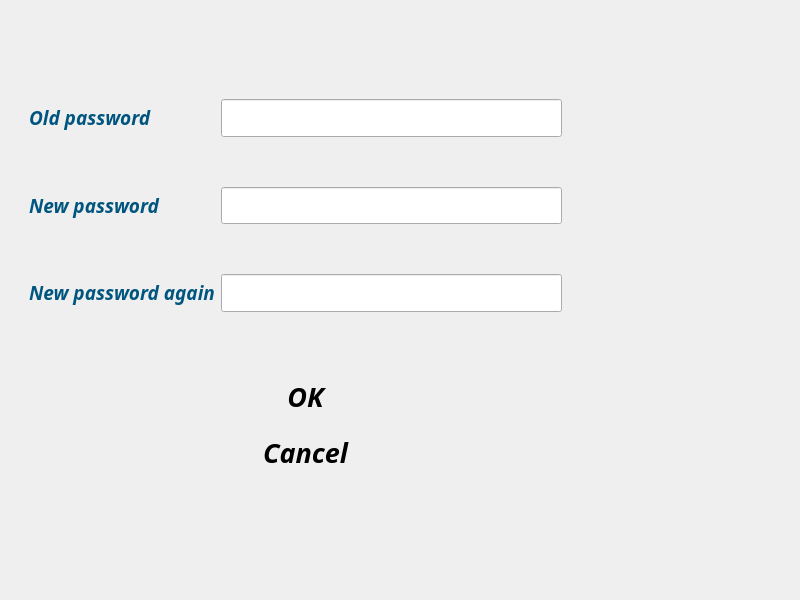
<?xml version="1.0" encoding="UTF-8"?>
<ui version="4.0">
 <class>Dialog</class>
 <widget class="QDialog" name="Dialog">
  <property name="geometry">
   <rect>
    <x>0</x>
    <y>0</y>
    <width>800</width>
    <height>600</height>
   </rect>
  </property>
  <property name="windowTitle">
   <string>Dialog</string>
  </property>
  <property name="styleSheet">
   <string notr="true">border-image: url(:/CrowdSourcing/Resources/pictures/zelda3.jpg);
</string>
  </property>
  <widget class="QFrame" name="formFrame">
   <property name="geometry">
    <rect>
     <x>20</x>
     <y>90</y>
     <width>551</width>
     <height>231</height>
    </rect>
   </property>
   <property name="styleSheet">
    <string notr="true">border-image: \*url();</string>
   </property>
   <layout class="QFormLayout" name="formLayout">
    <property name="verticalSpacing">
     <number>50</number>
    </property>
    <item row="0" column="0">
     <widget class="QLabel" name="label">
      <property name="font">
       <font>
        <family>Century Gothic</family>
        <pointsize>14</pointsize>
        <weight>75</weight>
        <italic>true</italic>
        <bold>true</bold>
       </font>
      </property>
      <property name="styleSheet">
       <string notr="true"/>
      </property>
      <property name="text">
       <string>&lt;html&gt;&lt;head/&gt;&lt;body&gt;&lt;p&gt;&lt;span style=&quot; color:#00557f;&quot;&gt;Old password&lt;/span&gt;&lt;/p&gt;&lt;/body&gt;&lt;/html&gt;</string>
      </property>
     </widget>
    </item>
    <item row="1" column="0">
     <widget class="QLabel" name="label_2">
      <property name="font">
       <font>
        <family>Century Gothic</family>
        <pointsize>14</pointsize>
        <weight>75</weight>
        <italic>true</italic>
        <bold>true</bold>
       </font>
      </property>
      <property name="styleSheet">
       <string notr="true"/>
      </property>
      <property name="text">
       <string>&lt;html&gt;&lt;head/&gt;&lt;body&gt;&lt;p&gt;&lt;span style=&quot; color:#00557f;&quot;&gt;New password&lt;/span&gt;&lt;/p&gt;&lt;/body&gt;&lt;/html&gt;</string>
      </property>
     </widget>
    </item>
    <item row="2" column="0">
     <widget class="QLabel" name="label_3">
      <property name="font">
       <font>
        <family>Century Gothic</family>
        <pointsize>14</pointsize>
        <weight>75</weight>
        <italic>true</italic>
        <bold>true</bold>
       </font>
      </property>
      <property name="styleSheet">
       <string notr="true"/>
      </property>
      <property name="text">
       <string>&lt;html&gt;&lt;head/&gt;&lt;body&gt;&lt;p&gt;&lt;span style=&quot; color:#00557f;&quot;&gt;New password again&lt;/span&gt;&lt;/p&gt;&lt;/body&gt;&lt;/html&gt;</string>
      </property>
     </widget>
    </item>
    <item row="0" column="1">
     <widget class="QLineEdit" name="lineEdit">
      <property name="font">
       <font>
        <family>Century Gothic</family>
        <pointsize>18</pointsize>
        <weight>50</weight>
        <bold>false</bold>
       </font>
      </property>
      <property name="text">
       <string/>
      </property>
      <property name="echoMode">
       <enum>QLineEdit::PasswordEchoOnEdit</enum>
      </property>
     </widget>
    </item>
    <item row="1" column="1">
     <widget class="QLineEdit" name="lineEdit_2">
      <property name="font">
       <font>
        <family>Century Gothic</family>
        <pointsize>18</pointsize>
        <weight>50</weight>
        <bold>false</bold>
       </font>
      </property>
      <property name="echoMode">
       <enum>QLineEdit::PasswordEchoOnEdit</enum>
      </property>
     </widget>
    </item>
    <item row="2" column="1">
     <widget class="QLineEdit" name="lineEdit_3">
      <property name="font">
       <font>
        <family>Century Gothic</family>
        <pointsize>18</pointsize>
        <weight>50</weight>
        <bold>false</bold>
       </font>
      </property>
      <property name="echoMode">
       <enum>QLineEdit::PasswordEchoOnEdit</enum>
      </property>
     </widget>
    </item>
   </layout>
  </widget>
  <widget class="QFrame" name="verticalFrame">
   <property name="geometry">
    <rect>
     <x>180</x>
     <y>360</y>
     <width>251</width>
     <height>131</height>
    </rect>
   </property>
   <property name="styleSheet">
    <string notr="true">border-image: \*url();</string>
   </property>
   <layout class="QVBoxLayout" name="verticalLayout">
    <item>
     <widget class="QPushButton" name="okButton_2">
      <property name="font">
       <font>
        <family>Century Gothic</family>
        <pointsize>20</pointsize>
        <weight>75</weight>
        <italic>true</italic>
        <bold>true</bold>
       </font>
      </property>
      <property name="styleSheet">
       <string notr="true">border-image: \*url();
color: rgb(255, 85, 0);</string>
      </property>
      <property name="text">
       <string>OK</string>
      </property>
      <property name="flat">
       <bool>true</bool>
      </property>
     </widget>
    </item>
    <item>
     <widget class="QPushButton" name="okButton_3">
      <property name="font">
       <font>
        <family>Century Gothic</family>
        <pointsize>20</pointsize>
        <weight>75</weight>
        <italic>true</italic>
        <bold>true</bold>
       </font>
      </property>
      <property name="styleSheet">
       <string notr="true">border-image: \*url();
color: rgb(85, 85, 127);</string>
      </property>
      <property name="text">
       <string>Cancel</string>
      </property>
      <property name="flat">
       <bool>true</bool>
      </property>
     </widget>
    </item>
   </layout>
  </widget>
 </widget>
 <resources>
  <include location="CrowdSourcing.qrc"/>
 </resources>
 <connections>
  <connection>
   <sender>okButton_2</sender>
   <signal>clicked()</signal>
   <receiver>Dialog</receiver>
   <slot>OkClick()</slot>
   <hints>
    <hint type="sourcelabel">
     <x>270</x>
     <y>390</y>
    </hint>
    <hint type="destinationlabel">
     <x>140</x>
     <y>396</y>
    </hint>
   </hints>
  </connection>
  <connection>
   <sender>okButton_3</sender>
   <signal>clicked()</signal>
   <receiver>Dialog</receiver>
   <slot>CancelClick()</slot>
   <hints>
    <hint type="sourcelabel">
     <x>239</x>
     <y>461</y>
    </hint>
    <hint type="destinationlabel">
     <x>103</x>
     <y>463</y>
    </hint>
   </hints>
  </connection>
 </connections>
 <slots>
  <slot>OkClick()</slot>
  <slot>CancelClick()</slot>
 </slots>
</ui>
